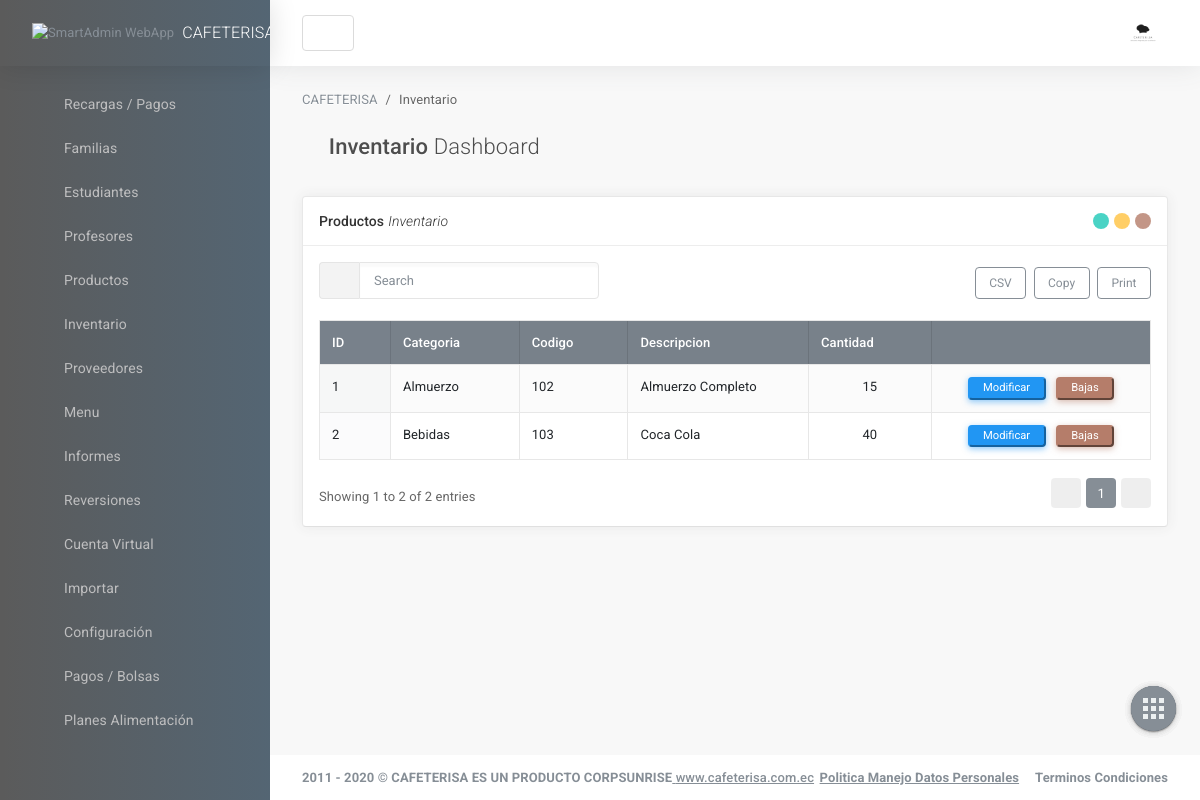
Page /verInventario.php on the committed database.
### tables this page shows
CREATE TABLE productos (
	id_producto   		int(255) auto_increment not null,
	id_categoria		int(255) not null,
	id_clave_autorizacion int(255) not null,
	codigo_barras_producto		varchar(100),
	titulo_producto	  	varchar(100) not null,
	descripcion_producto	text,
	costo_producto			float(200,2) not null,
	precio_venta_producto	float(200,2) not null,
	cantidad_producto		int(255) not null,
	disponibilidad_inventario	char(1) not null,
	disponibilidad_precompra	char(1) not null,
	imagen_producto				varchar(255),
	CONSTRAINT pk_productos PRIMARY KEY(id_producto),
	CONSTRAINT fk_producto_categoria FOREIGN KEY(id_categoria) REFERENCES categorias_producto(id_categoria)
);

CREATE TABLE categorias_producto (
	id_categoria		int(255) auto_increment not null,
	nombre_categoria	varchar(100) not null,
	CONSTRAINT pk_categorias_productos PRIMARY KEY(id_categoria)
);

### include/helpers.php (called while the page is built, shortened)
<?php
	function conseguir_productos($conexion, $codigoProducto = null, $codigoCategoria = null){
		if ($codigoProducto != null) {
			$sql = "SELECT id_producto AS CODIGO_PRODUCTO, c.codigo_clave_autorizacion AS CLAVE_AUTORIZACION, cantidad_producto AS CANTIDAD_PRODUCTO FROM productos p INNER JOIN claves_autorizacion c ON p.id_clave_autorizacion = c.id_clave_autorizacion WHERE id_producto = '$codigoProducto'";
		}else{
			if ($codigoCategoria != null) {
				$sql = "SELECT id_producto AS CODIGO_PRODUCTO, descripcion_producto AS DESCRIPCION_PRODUCTO FROM productos WHERE id_categoria = $codigoCategoria ORDER BY id_producto ASC";
			}else{
				$sql = "SELECT p.id_producto AS CODIGO_PRODUCTO, c.codigo_clave_autorizacion AS CLAVE_AUTORIZACION, ca.nombre_categoria AS CATEGORIA_PRODUCTO, p.codigo_barras_producto CODIGO_BARRA, p.titulo_producto DESCRIPCION, p.descripcion_producto DESCRIPCION_ADICIONAL, p.costo_producto AS COSTO, p.precio_venta_producto AS PRECIO, p.cantidad_producto AS CANTIDAD_PRODUCTO, p.disponibilidad_inventario AS ESTADO_INVENTARIO, p.disponibilidad_precompra AS ESTADO_PRECOMPRA FROM productos p INNER JOIN claves_autorizacion c ON p.id_clave_autorizacion = c.id_clave_autorizacion INNER JOIN categorias_producto ca ON p.id_categoria = ca.id_categoria";
			}
		}
		$productos = mysqli_query($conexion, $sql);
		$result = array();
		if ($productos && mysqli_num_rows($productos) >=1) {
			$result = $productos;
		}
		return $result;
	}
?>

### verInventario.php (the view, shortened to what this page needs)
<?php
require_once 'include/cabecera.php';
require_once 'include/helpers.php';
require_once 'include/conexion.php';
?>
                    <main id="js-page-content" role="main" class="page-content">
    <ol class="breadcrumb page-breadcrumb">
        <li class="breadcrumb-item"><a href="javascript:void(0);">CAFETERISA</a></li>
        <li class="breadcrumb-item">Inventario</li>
    </ol>
    <div class="subheader">
        <h1 class="subheader-title">
            <i class='subheader-icon fal fa-home'></i> Inventario <span class='fw-300'>Dashboard</span>
        </h1>
  </div>
  <div class="row">
      <div class="col-xl-12">
          <div id="panel-1" class="panel">
              <div class="panel-hdr">
                  <h2>
                      Productos <span class="fw-300"><i>Inventario</i></span>
                  </h2>
                  <div class="panel-toolbar">
                      <button class="btn btn-panel" data-action="panel-collapse" data-toggle="tooltip" data-offset="0,10" data-original-title="Minimizar"></button>
                      <button class="btn btn-panel" data-action="panel-fullscreen" data-toggle="tooltip" data-offset="0,10" data-original-title="Pantalla Completa"></button>
                      <button class="btn btn-panel" data-action="panel-close" data-toggle="tooltip" data-offset="0,10" data-original-title="Cerrar"></button>
                  </div>
              </div>
              <div class="panel-container show">
                  <div class="panel-content">
                      <table id="dt-basic-example" class="table table-bordered table-hover table-striped w-100">
                          <thead class="bg-primary-600">
                              <tr>
                                  <th>ID</th>
                                  <th>Categoria</th>
                                  <th>Codigo</th>
                                  <th>Descripcion</th>
                                  <th>Cantidad</th>
                                  <th>&nbsp;</th>
                              </tr>
                          </thead>
                          <tbody>
<?php
    $contador = 0;
    $productos =conseguir_productos($db);
    if(!empty($productos) && mysqli_num_rows($productos) >= 1):
        while ($producto = mysqli_fetch_assoc($productos)) :
        	if($producto['ESTADO_INVENTARIO'] == 1):
            $contador++;
?>
                            <tr>
                                  <td><?=$contador?></td>
                                  <td><?=$producto['CATEGORIA_PRODUCTO']?></td>
                                  <td><?=$producto['CODIGO_PRODUCTO']?></td>
                                  <td><?=$producto['DESCRIPCION']?></td>
                                  <td align="center"><?=$producto['CANTIDAD_PRODUCTO']?></td>
                                  <td align="center"><button type="button" class="btn-xs btn-info" data-toggle="modal" data-target="#editarProducto<?=$producto['CODIGO_PRODUCTO']?>">Modificar</button>
                                  &nbsp;&nbsp;<button type="button" class="btn-xs btn-danger" data-toggle="modal" data-target="#bajaProducto<?=$producto['CODIGO_PRODUCTO']?>">Bajas</button>
                                  </td>
                                  </tr>
<?php
			endif;
		endwhile;
	endif;
?>
                      </table>
                  </div>
              </div>
          </div>
      </div>
  </div>
</main>
                    <footer class="page-footer" role="contentinfo">
    <div class="d-flex align-items-center flex-1 text-muted">
        <span class="hidden-md-down fw-700">2011 - 2020 © CAFETERISA ES UN PRODUCTO CORPSUNRISE<a href='https://www.cafeterisa.com.ec' class='text-primary fw-500' title='gotbootstrap.com' target='_blank'> www.cafeterisa.com.ec</a></span>
    </div>
    <div>
        <ul class="list-table m-0">
            <li><a href="https://www.katu.com.co/docs/politicaManejoDatosPersonales.pdf" target="_blank"class="text-secondary fw-700">Politica Manejo Datos Personales</a></li>
            <li class="pl-3"><a href="https://www.katu.com/docs/terminosCondiciones.pdf" class="text-secondary fw-700">Terminos Condiciones</a></li>
            </ul>
    </div>
</footer>
                </div>
            </div>
        </div>
<nav class="shortcut-menu d-none d-sm-block">
    <label for="menu_open" class="menu-open-button ">
        <span class="app-shortcut-icon d-block"></span>
    </label>
    <a href="#" class="menu-item btn" data-toggle="tooltip" data-placement="left" title="Scroll Incio">
    </a>
    <a href="salir.php" class="menu-item btn" data-toggle="tooltip" data-placement="left" title="Salir">
    </a>
    <a href="#" class="menu-item btn" data-action="app-fullscreen" data-toggle="tooltip" data-placement="left" title="Pantalla Completa">
    </a>
    <a href="#" class="menu-item btn" data-action="app-print" data-toggle="tooltip" data-placement="left" title="Imprimir Pagina">
    </a>
</nav>
    </body>
</html>

### css/datagrid/datatables/datatables.bundle.css (style rules this page uses)
table.dataTable { clear: both; margin-top: 6px !important; margin-bottom: 6px !important; max-width: none !important; border-collapse: separate !important; border-spacing: 0; }
table.dataTable td, table.dataTable th { -webkit-box-sizing: content-box; box-sizing: content-box; }
table.dataTable thead > tr > th.sorting_asc, table.dataTable thead > tr > th.sorting_desc, table.dataTable thead > tr > th.sorting, table.dataTable thead > tr > td.sorting_asc, table.dataTable thead > tr > td.sorting_desc, table.dataTable thead > tr > td.sorting { padding-right: 30px; }
table.dataTable thead .sorting, table.dataTable thead .sorting_asc, table.dataTable thead .sorting_desc, table.dataTable thead .sorting_asc_disabled, table.dataTable thead .sorting_desc_disabled { cursor: pointer; position: relative; }
table.dataTable thead .sorting:before, table.dataTable thead .sorting:after, table.dataTable thead .sorting_asc:before, table.dataTable thead .sorting_asc:after, table.dataTable thead .sorting_desc:before, table.dataTable thead .sorting_desc:after, table.dataTable thead .sorting_asc_disabled:before, table.dataTable thead .sorting_asc_disabled:after, table.dataTable thead .sorting_desc_disabled:before, table.dataTable thead .sorting_desc_disabled:after { position: absolute; bottom: 0.9em; display: block; opacity: 0.3; }
table.dataTable thead .sorting:before, table.dataTable thead .sorting_asc:before, table.dataTable thead .sorting_desc:before, table.dataTable thead .sorting_asc_disabled:before, table.dataTable thead .sorting_desc_disabled:before { right: 1em; content: "\2191"; }
table.dataTable thead .sorting:after, table.dataTable thead .sorting_asc:after, table.dataTable thead .sorting_desc:after, table.dataTable thead .sorting_asc_disabled:after, table.dataTable thead .sorting_desc_disabled:after { right: 0.5em; content: "\2193"; }
table.dataTable thead .sorting_asc:before, table.dataTable thead .sorting_desc:after { opacity: 1; }
table.table-bordered.dataTable th, table.table-bordered.dataTable td { border-left-width: 0; }
table.table-bordered.dataTable th:last-child, table.table-bordered.dataTable th:last-child, table.table-bordered.dataTable td:last-child, table.table-bordered.dataTable td:last-child { border-right-width: 0; }
table.table-bordered.dataTable tbody th, table.table-bordered.dataTable tbody td { border-bottom-width: 0; }
.sorting_asc, .sorting_desc, .even .sorting_1 { background-color: rgba(134, 142, 150, 0.03); }
.odd .sorting_1 { background-color: rgba(134, 142, 150, 0.04); }
table.dataTable { margin-top: 0 !important; margin-bottom: 1rem !important; }
table.dataTable thead .sorting:before, table.dataTable thead .sorting_asc:before, table.dataTable thead .sorting_desc:before, table.dataTable thead .sorting_asc_disabled:before, table.dataTable thead .sorting_desc_disabled:before { right: 1rem !important; content: "\f175"; font-size: 14px; font-family: 'Font Awesome 5 Pro'; }
table.dataTable thead .sorting:after, table.dataTable thead .sorting_asc:after, table.dataTable thead .sorting_desc:after, table.dataTable thead .sorting_asc_disabled:after, table.dataTable thead .sorting_desc_disabled:after { right: 0.5rem !important; content: "\f176"; font-size: 14px; font-family: 'Font Awesome 5 Pro'; }

### rows in the picture
productos: id_categoria.nombre_categoria "Almuerzo", id_producto "102", titulo_producto "Almuerzo Completo", cantidad_producto "15"
productos: id_categoria.nombre_categoria "Bebidas", id_producto "103", titulo_producto "Coca Cola", cantidad_producto "40"
